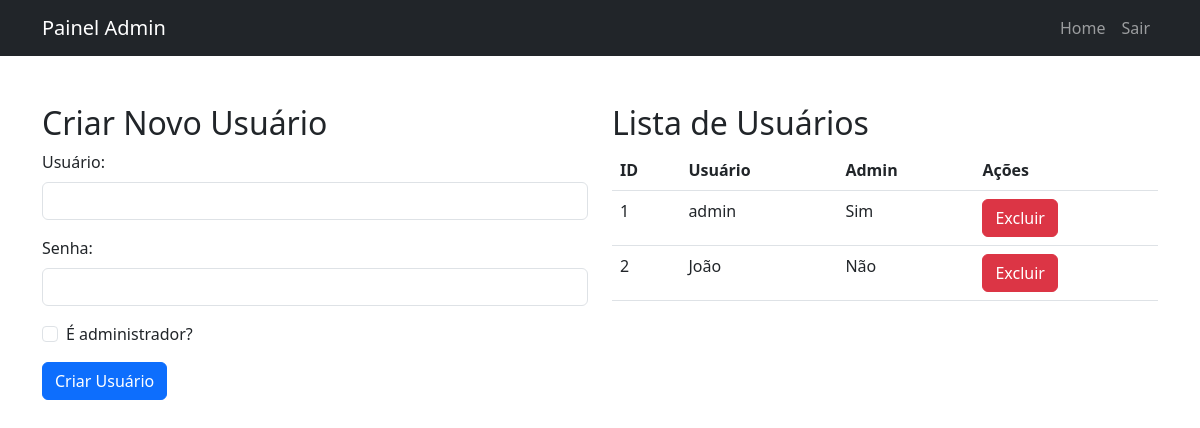
The app's page /admin (signed in) with its own data.
### models.py (models this page shows, shortened)
class Usuario(db.Model):
    __tablename__ = 'usuario'
    id = db.Column(db.Integer, primary_key=True)
    username = db.Column(db.String(80), unique=True, nullable=False)
    senha_hash = db.Column(db.String(128))
    is_admin = db.Column(db.Boolean, default=False)
    despesas = db.relationship('Despesa', backref='usuario', lazy=True)
    receitas = db.relationship('Receita', backref='usuario', lazy=True)

### app.py (the view, shortened to what this page needs)
@app.route('/admin', methods=['GET', 'POST'])
@admin_required
def admin():
    usuarios = Usuario.query.all()
    return render_template('admin.html', usuarios=usuarios)

### app.py (called while the page is built)
def admin_required(f):
    @wraps(f)
    def decorated_function(*args, **kwargs):
        if 'usuario' not in session or not session.get('is_admin'):
            flash('Acesso negado. Apenas administradores podem acessar esta página!', 'danger')
            return redirect(url_for('login'))
        return f(*args, **kwargs)
    return decorated_function

### templates/admin.html (shortened to what this page needs)
<!DOCTYPE html>
<html lang="pt-br">
<head>
    <link href="https://cdn.jsdelivr.net/npm/bootstrap@5.3.0/dist/css/bootstrap.min.css" rel="stylesheet">
</head>
<body>
    <nav class="navbar navbar-expand-lg navbar-dark bg-dark">
        <div class="container">
            <a class="navbar-brand" href="#">Painel Admin</a>
            <div class="navbar-nav ms-auto">
                <a class="nav-item nav-link" href="{{ url_for('home') }}">Home</a>
                <a class="nav-item nav-link" href="{{ url_for('logout') }}">Sair</a>
            </div>
        </div>
    </nav>
    <div class="container mt-5">
        <div class="row">
            <div class="col-md-6">
                <h2>Criar Novo Usuário</h2>
                <form method="POST">
                    <div class="mb-3">
                        <label for="username" class="form-label">Usuário:</label>
                        <input type="text" class="form-control" id="username" name="username" required>
                    </div>
                    <div class="mb-3">
                        <label for="password" class="form-label">Senha:</label>
                        <input type="password" class="form-control" id="password" name="password" required>
                    </div>
                    <div class="mb-3 form-check">
                        <input type="checkbox" class="form-check-input" id="is_admin" name="is_admin">
                        <label class="form-check-label" for="is_admin">É administrador?</label>
                    </div>
                    <button type="submit" class="btn btn-primary">Criar Usuário</button>
                </form>
            </div>
            <div class="col-md-6">
                <h2>Lista de Usuários</h2>
                <table class="table">
                    <thead>
                        <tr>
                            <th>ID</th>
                            <th>Usuário</th>
                            <th>Admin</th>
                            <th>Ações</th>
                        </tr>
                    </thead>
                    <tbody>
                        {% for usuario in usuarios %}
                        <tr>
                            <td>{{ usuario.id }}</td>
                            <td>{{ usuario.username }}</td>
                            <td>{{ "Sim" if usuario.is_admin else "Não" }}</td>
                            <td>
                                <form action="{{ url_for('delete_user', user_id=usuario.id) }}" method="POST">
                                    <button type="submit" class="btn btn-danger" onclick="return confirm('Tem certeza que deseja excluir este usuário?')">Excluir</button>
                                </form>
                            </td>
                        </tr>
                        {% endfor %}
                    </tbody>
                </table>
            </div>
        </div>
    </div>
</body>
</html>

### records on screen
Usuario: id "1", username "admin", is_admin "Sim"
Usuario: id "2", username "João", is_admin "Não"
